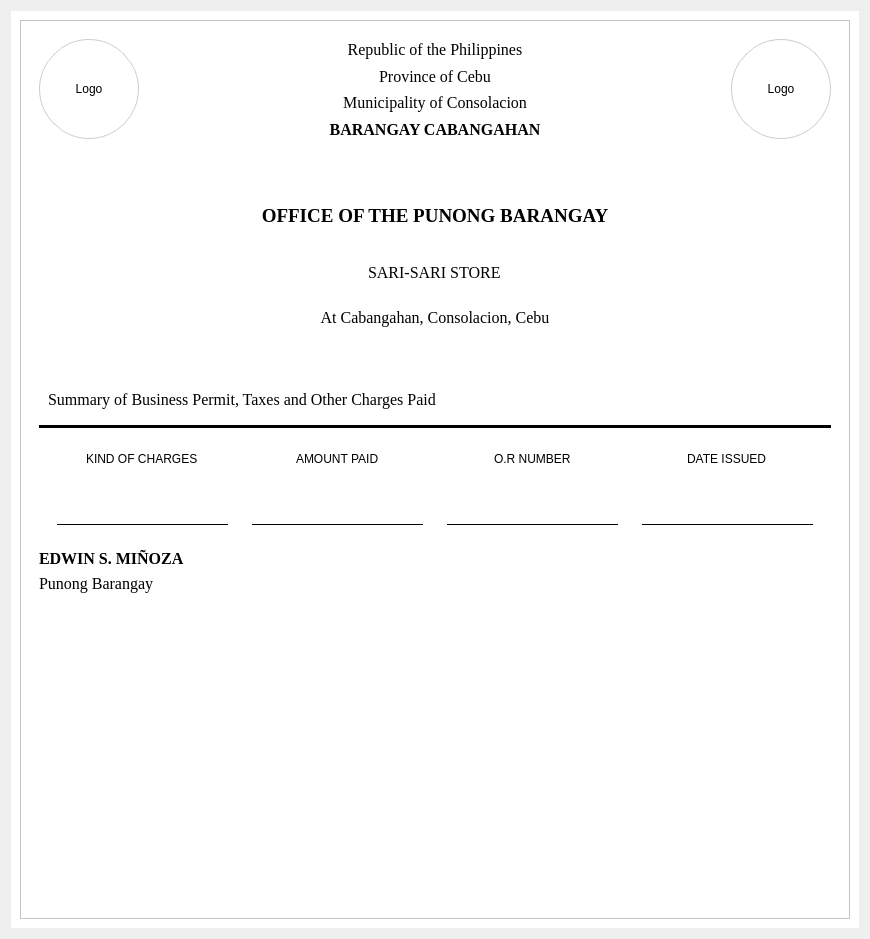
<?xml version="1.0" encoding="UTF-8"?>
<ui version="4.0">
 <class>Form</class>
 <widget class="QWidget" name="Form">
  <property name="geometry">
   <rect>
    <x>0</x>
    <y>0</y>
    <width>870</width>
    <height>939</height>
   </rect>
  </property>
  <property name="windowTitle">
   <string>Form</string>
  </property>
  <layout class="QVBoxLayout" name="verticalLayout">
   <item>
    <widget class="QWidget" name="widget" native="true">
     <property name="styleSheet">
      <string notr="true">background-color:white</string>
     </property>
     <layout class="QVBoxLayout" name="verticalLayout_4">
      <item>
       <widget class="QScrollArea" name="scrollArea">
        <property name="widgetResizable">
         <bool>true</bool>
        </property>
        <widget class="QWidget" name="scrollAreaWidgetContents">
         <property name="geometry">
          <rect>
           <x>0</x>
           <y>0</y>
           <width>832</width>
           <height>901</height>
          </rect>
         </property>
         <layout class="QVBoxLayout" name="verticalLayout_3">
          <item>
           <widget class="QWidget" name="certificateWidget" native="true">
            <layout class="QVBoxLayout" name="verticalLayout_2">
             <item>
              <layout class="QHBoxLayout" name="headerLayout">
               <property name="bottomMargin">
                <number>60</number>
               </property>
               <item>
                <widget class="QLabel" name="leftLogoLabel">
                 <property name="minimumSize">
                  <size>
                   <width>100</width>
                   <height>100</height>
                  </size>
                 </property>
                 <property name="maximumSize">
                  <size>
                   <width>100</width>
                   <height>100</height>
                  </size>
                 </property>
                 <property name="styleSheet">
                  <string notr="true">border: 1px solid #ccc; border-radius: 50px;</string>
                 </property>
                 <property name="text">
                  <string>Logo</string>
                 </property>
                 <property name="alignment">
                  <set>Qt::AlignCenter</set>
                 </property>
                </widget>
               </item>
               <item>
                <layout class="QVBoxLayout" name="headerTextLayout">
                 <item>
                  <widget class="QLabel" name="republicLabel">
                   <property name="font">
                    <font>
                     <family>Times New Roman</family>
                     <pointsize>12</pointsize>
                    </font>
                   </property>
                   <property name="text">
                    <string>Republic of the Philippines</string>
                   </property>
                   <property name="alignment">
                    <set>Qt::AlignCenter</set>
                   </property>
                  </widget>
                 </item>
                 <item>
                  <widget class="QLabel" name="provinceLabel">
                   <property name="font">
                    <font>
                     <family>Times New Roman</family>
                     <pointsize>12</pointsize>
                    </font>
                   </property>
                   <property name="text">
                    <string>Province of Cebu</string>
                   </property>
                   <property name="alignment">
                    <set>Qt::AlignCenter</set>
                   </property>
                  </widget>
                 </item>
                 <item>
                  <widget class="QLabel" name="municipalityLabel">
                   <property name="font">
                    <font>
                     <family>Times New Roman</family>
                     <pointsize>12</pointsize>
                    </font>
                   </property>
                   <property name="text">
                    <string>Municipality of Consolacion</string>
                   </property>
                   <property name="alignment">
                    <set>Qt::AlignCenter</set>
                   </property>
                  </widget>
                 </item>
                 <item>
                  <widget class="QLabel" name="barangayLabel">
                   <property name="font">
                    <font>
                     <family>Times New Roman</family>
                     <pointsize>12</pointsize>
                     <weight>75</weight>
                     <bold>true</bold>
                    </font>
                   </property>
                   <property name="text">
                    <string>BARANGAY CABANGAHAN</string>
                   </property>
                   <property name="alignment">
                    <set>Qt::AlignCenter</set>
                   </property>
                  </widget>
                 </item>
                </layout>
               </item>
               <item>
                <widget class="QLabel" name="rightLogoLabel">
                 <property name="minimumSize">
                  <size>
                   <width>100</width>
                   <height>100</height>
                  </size>
                 </property>
                 <property name="maximumSize">
                  <size>
                   <width>100</width>
                   <height>100</height>
                  </size>
                 </property>
                 <property name="styleSheet">
                  <string notr="true">border: 1px solid #ccc; border-radius: 50px;</string>
                 </property>
                 <property name="text">
                  <string>Logo</string>
                 </property>
                 <property name="alignment">
                  <set>Qt::AlignCenter</set>
                 </property>
                </widget>
               </item>
              </layout>
             </item>
             <item>
              <widget class="QLabel" name="officeLabel">
               <property name="font">
                <font>
                 <family>Times New Roman</family>
                 <pointsize>14</pointsize>
                 <weight>75</weight>
                 <bold>true</bold>
                </font>
               </property>
               <property name="text">
                <string>OFFICE OF THE PUNONG BARANGAY</string>
               </property>
               <property name="alignment">
                <set>Qt::AlignCenter</set>
               </property>
              </widget>
             </item>
             <item>
              <widget class="QLabel" name="clearanceLabel">
               <property name="font">
                <font>
                 <family>Times New Roman</family>
                 <pointsize>16</pointsize>
                 <weight>75</weight>
                 <bold>true</bold>
                 <underline>true</underline>
                </font>
               </property>
               <property name="text">
                <string/>
               </property>
               <property name="alignment">
                <set>Qt::AlignCenter</set>
               </property>
              </widget>
             </item>
             <item alignment="Qt::AlignHCenter">
              <widget class="QLabel" name="certText3">
               <property name="font">
                <font>
                 <family>Times New Roman</family>
                 <pointsize>12</pointsize>
                </font>
               </property>
               <property name="text">
                <string>SARI-SARI STORE</string>
               </property>
              </widget>
             </item>
             <item>
              <spacer name="verticalSpacer_4">
               <property name="orientation">
                <enum>Qt::Vertical</enum>
               </property>
               <property name="sizeType">
                <enum>QSizePolicy::Fixed</enum>
               </property>
               <property name="sizeHint" stdset="0">
                <size>
                 <width>20</width>
                 <height>20</height>
                </size>
               </property>
              </spacer>
             </item>
             <item>
              <widget class="QLabel" name="exceptionLabel">
               <property name="font">
                <font>
                 <family>Times New Roman</family>
                 <pointsize>12</pointsize>
                </font>
               </property>
               <property name="text">
                <string>At Cabangahan, Consolacion, Cebu</string>
               </property>
               <property name="alignment">
                <set>Qt::AlignCenter</set>
               </property>
              </widget>
             </item>
             <item>
              <widget class="QWidget" name="widget_2" native="true">
               <property name="minimumSize">
                <size>
                 <width>0</width>
                 <height>40</height>
                </size>
               </property>
               <layout class="QHBoxLayout" name="horizontalLayout">
                <property name="spacing">
                 <number>0</number>
                </property>
                <property name="leftMargin">
                 <number>0</number>
                </property>
                <property name="topMargin">
                 <number>0</number>
                </property>
                <property name="rightMargin">
                 <number>0</number>
                </property>
                <property name="bottomMargin">
                 <number>0</number>
                </property>
                <item>
                 <widget class="QWidget" name="widget_14" native="true"/>
                </item>
               </layout>
              </widget>
             </item>
             <item>
              <widget class="QWidget" name="widget_3" native="true">
               <property name="minimumSize">
                <size>
                 <width>0</width>
                 <height>40</height>
                </size>
               </property>
               <layout class="QHBoxLayout" name="horizontalLayout_2">
                <item>
                 <widget class="QLabel" name="certText1_4">
                  <property name="font">
                   <font>
                    <family>Times New Roman</family>
                    <pointsize>12</pointsize>
                   </font>
                  </property>
                  <property name="text">
                   <string>Summary of Business Permit, Taxes and Other Charges Paid</string>
                  </property>
                 </widget>
                </item>
               </layout>
              </widget>
             </item>
             <item>
              <widget class="Line" name="exceptionLine">
               <property name="styleSheet">
                <string notr="true">border: none; border-bottom: 10px solid black;</string>
               </property>
               <property name="orientation">
                <enum>Qt::Horizontal</enum>
               </property>
              </widget>
             </item>
             <item>
              <widget class="QWidget" name="widget_4" native="true">
               <property name="minimumSize">
                <size>
                 <width>0</width>
                 <height>40</height>
                </size>
               </property>
               <layout class="QHBoxLayout" name="horizontalLayout_3">
                <item>
                 <widget class="QWidget" name="widget_5" native="true">
                  <layout class="QVBoxLayout" name="verticalLayout_5">
                   <item alignment="Qt::AlignHCenter">
                    <widget class="QLabel" name="label">
                     <property name="text">
                      <string>KIND OF CHARGES</string>
                     </property>
                    </widget>
                   </item>
                  </layout>
                 </widget>
                </item>
                <item>
                 <widget class="QWidget" name="widget_6" native="true">
                  <layout class="QHBoxLayout" name="horizontalLayout_4">
                   <item alignment="Qt::AlignHCenter">
                    <widget class="QLabel" name="label_2">
                     <property name="text">
                      <string>AMOUNT PAID</string>
                     </property>
                    </widget>
                   </item>
                  </layout>
                 </widget>
                </item>
                <item>
                 <widget class="QWidget" name="widget_7" native="true">
                  <layout class="QVBoxLayout" name="verticalLayout_6">
                   <item alignment="Qt::AlignHCenter">
                    <widget class="QLabel" name="label_3">
                     <property name="text">
                      <string>O.R NUMBER</string>
                     </property>
                    </widget>
                   </item>
                  </layout>
                 </widget>
                </item>
                <item>
                 <widget class="QWidget" name="widget_8" native="true">
                  <layout class="QVBoxLayout" name="verticalLayout_7">
                   <item alignment="Qt::AlignHCenter">
                    <widget class="QLabel" name="label_4">
                     <property name="text">
                      <string>DATE ISSUED</string>
                     </property>
                    </widget>
                   </item>
                  </layout>
                 </widget>
                </item>
               </layout>
              </widget>
             </item>
             <item>
              <widget class="QWidget" name="widget_9" native="true">
               <property name="minimumSize">
                <size>
                 <width>0</width>
                 <height>40</height>
                </size>
               </property>
               <layout class="QHBoxLayout" name="horizontalLayout_5">
                <item>
                 <widget class="QWidget" name="widget_10" native="true">
                  <layout class="QVBoxLayout" name="verticalLayout_8">
                   <item>
                    <widget class="QLineEdit" name="lineEdit">
                     <property name="styleSheet">
                      <string notr="true">border: none; border-bottom: 1px solid black;</string>
                     </property>
                    </widget>
                   </item>
                  </layout>
                 </widget>
                </item>
                <item>
                 <widget class="QWidget" name="widget_11" native="true">
                  <layout class="QHBoxLayout" name="horizontalLayout_6">
                   <item>
                    <widget class="QLineEdit" name="lineEdit_2">
                     <property name="styleSheet">
                      <string notr="true">border: none; border-bottom: 1px solid black;</string>
                     </property>
                    </widget>
                   </item>
                  </layout>
                 </widget>
                </item>
                <item>
                 <widget class="QWidget" name="widget_12" native="true">
                  <layout class="QVBoxLayout" name="verticalLayout_9">
                   <item>
                    <widget class="QLineEdit" name="lineEdit_3">
                     <property name="styleSheet">
                      <string notr="true">border: none; border-bottom: 1px solid black;</string>
                     </property>
                    </widget>
                   </item>
                  </layout>
                 </widget>
                </item>
                <item>
                 <widget class="QWidget" name="widget_13" native="true">
                  <layout class="QVBoxLayout" name="verticalLayout_10">
                   <item>
                    <widget class="QLineEdit" name="lineEdit_4">
                     <property name="styleSheet">
                      <string notr="true">border: none; border-bottom: 1px solid black;</string>
                     </property>
                    </widget>
                   </item>
                  </layout>
                 </widget>
                </item>
               </layout>
              </widget>
             </item>
             <item>
              <layout class="QVBoxLayout" name="signatoryLayout">
               <item>
                <widget class="QLabel" name="signatoryNameLabel">
                 <property name="font">
                  <font>
                   <family>Times New Roman</family>
                   <pointsize>12</pointsize>
                   <weight>75</weight>
                   <bold>true</bold>
                  </font>
                 </property>
                 <property name="text">
                  <string>EDWIN S. MIÑOZA</string>
                 </property>
                 <property name="alignment">
                  <set>Qt::AlignLeading|Qt::AlignLeft|Qt::AlignVCenter</set>
                 </property>
                </widget>
               </item>
               <item>
                <widget class="QLabel" name="signatoryTitleLabel">
                 <property name="font">
                  <font>
                   <family>Times New Roman</family>
                   <pointsize>12</pointsize>
                  </font>
                 </property>
                 <property name="text">
                  <string>Punong Barangay</string>
                 </property>
                 <property name="alignment">
                  <set>Qt::AlignLeading|Qt::AlignLeft|Qt::AlignVCenter</set>
                 </property>
                </widget>
               </item>
              </layout>
             </item>
             <item>
              <spacer name="verticalSpacer_9">
               <property name="orientation">
                <enum>Qt::Vertical</enum>
               </property>
               <property name="sizeHint" stdset="0">
                <size>
                 <width>20</width>
                 <height>40</height>
                </size>
               </property>
              </spacer>
             </item>
            </layout>
           </widget>
          </item>
         </layout>
        </widget>
       </widget>
      </item>
     </layout>
    </widget>
   </item>
  </layout>
 </widget>
 <resources/>
 <connections/>
</ui>
